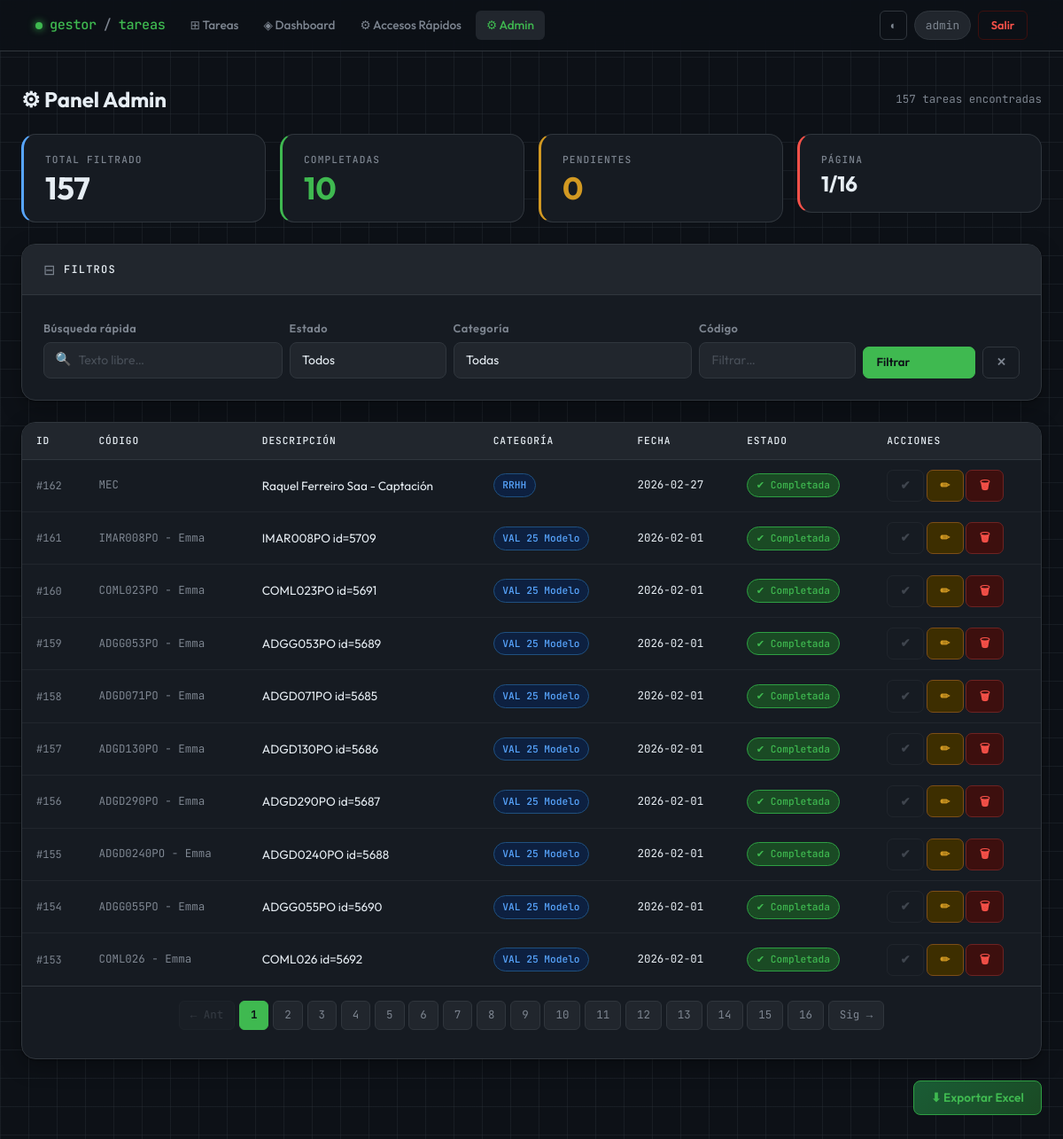
Page /admin (signed in) on the earlier database version.
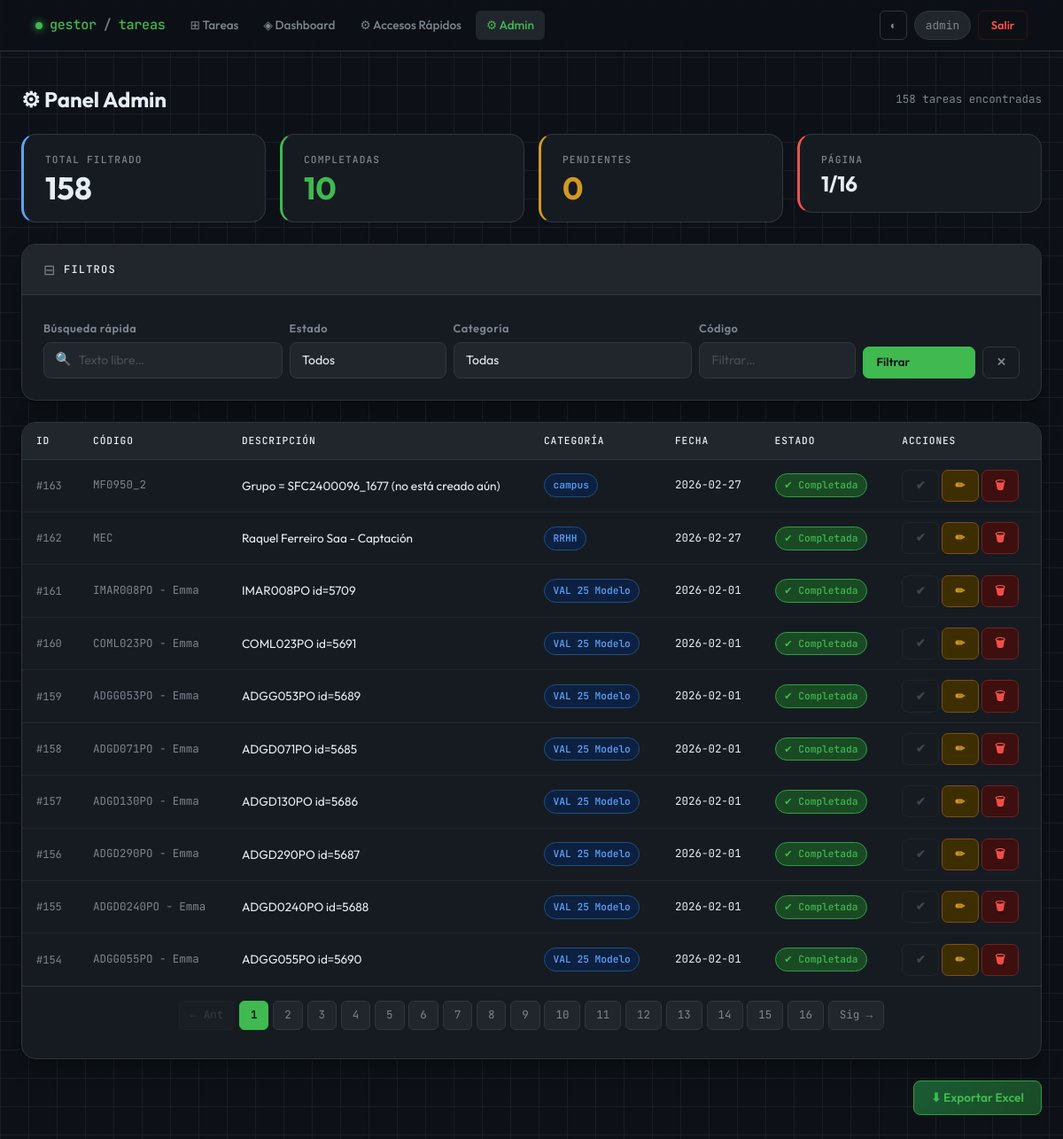
Same page on the later database version.
### tables this page shows
CREATE TABLE tareas (
            id INTEGER PRIMARY KEY AUTOINCREMENT,
            descripcion TEXT NOT NULL,
            categoria TEXT,
            fecha TEXT,
            completada INTEGER DEFAULT 0,
            codigo TEXT,
            usuario_id INTEGER,
            FOREIGN KEY (usuario_id) REFERENCES usuarios(id)
        );

### app_web.py (the view)
@app.route("/admin")
@login_required
def admin():
    if session.get("es_admin") != 1:
        return redirect("/")
    filtro_cat = request.args.get("categoria", "").strip()
    filtro_est = request.args.get("estado", "").strip()
    page = request.args.get("page", 1, type=int)
    if page < 1:
        page = 1
    per_page = 10
    filtros = []
    params = []
    if filtro_cat:
        filtros.append("LOWER(TRIM(categoria)) = LOWER(TRIM(?))")
        params.append(filtro_cat)
    if filtro_est == "Completada":
        filtros.append("completada = 1")
    elif filtro_est == "Pendiente":
        filtros.append("completada = 0")
    where_clause = ""
    if filtros:
        where_clause = "WHERE " + " AND ".join(filtros)
    with get_connection() as conn:
        conn.row_factory = sqlite3.Row
        cursor = conn.cursor()
        cursor.execute(
            f"SELECT COUNT(*) FROM tareas {where_clause}",
            params
        )
        total_filtrado = cursor.fetchone()[0]
        total_pages = max((total_filtrado + per_page - 1) // per_page, 1)
        if page > total_pages:
            page = total_pages
        offset = (page - 1) * per_page
        cursor.execute(
            f"""
            SELECT id, descripcion, categoria, fecha,
                   completada, codigo, usuario_id
            FROM tareas
            {where_clause}
            ORDER BY id DESC
            LIMIT ? OFFSET ?
            """,
            params + [per_page, offset]
        )
        tareas = cursor.fetchall()
        cursor.execute("""
            SELECT DISTINCT categoria
            FROM tareas
            WHERE categoria IS NOT NULL AND categoria != ''
            ORDER BY categoria
        """)
        categorias_lista = [row[0] for row in cursor.fetchall()]
    return render_template(
        "admin.html",
        tareas=tareas,
        page=page,
        total_pages=total_pages,
        total=total_filtrado,
        categorias=categorias_lista,
        filtro_cat=filtro_cat,
        filtro_est=filtro_est
    )

### app_web.py (called while the page is built)
def get_connection():
    conn = sqlite3.connect(DB_NAME)
    conn.row_factory = sqlite3.Row
    return conn

def login_required(f):
    @wraps(f)
    def decorated_function(*args, **kwargs):
        if "user_id" not in session:
            return redirect(url_for("login"))
        return f(*args, **kwargs)
    return decorated_function

### templates/admin.html (shortened to what this page needs)
{% extends "base.html" %}
{% block content %}
<div class="d-flex align-items-center justify-content-between mb-4 flex-wrap gap-2">
  <h4 style="font-weight:700; margin:0;">⚙ Panel Admin</h4>
  <span style="font-family:var(--mono); font-size:.78rem; color:var(--text-muted);">
    {{ total }} tarea{{ 's' if total != 1 else '' }} encontrada{{ 's' if total != 1 else '' }}
  </span>
</div>
<div class="row g-3 mb-4">
  <div class="col-6 col-md-3">
    <div class="stat-card blue">
      <div class="stat-label">Total filtrado</div>
      <div class="stat-value">{{ total }}</div>
    </div>
  </div>
  <div class="col-6 col-md-3">
    <div class="stat-card green">
      <div class="stat-label">Completadas</div>
      <div class="stat-value" style="color:var(--accent);">
        {{ tareas | selectattr(4, 'equalto', 1) | list | length if tareas else 0 }}
      </div>
    </div>
  </div>
  <div class="col-6 col-md-3">
    <div class="stat-card amber">
      <div class="stat-label">Pendientes</div>
      <div class="stat-value" style="color:var(--amber);">
        {{ tareas | selectattr(4, 'equalto', 0) | list | length if tareas else 0 }}
      </div>
    </div>
  </div>
  <div class="col-6 col-md-3">
    <div class="stat-card red">
      <div class="stat-label">Página</div>
      <div class="stat-value" style="font-size:1.5rem;">{{ page }}/{{ total_pages }}</div>
    </div>
  </div>
</div>
<div class="gcard mb-4">
  <div class="gcard-header">
    <span style="color:var(--text-muted)">⊟</span>
    <span class="gcard-title">Filtros</span>
  </div>
  <div class="gcard-body">
    <div class="row g-2 align-items-end">
      <div class="col-sm-6 col-md-3">
        <label class="form-label">Búsqueda rápida</label>
        <div class="search-wrap">
          <span class="search-icon">🔍</span>
          <input type="text" id="buscador" class="form-control" placeholder="Texto libre…">
        </div>
      </div>
      <div class="col-sm-6 col-md-2">
        <label class="form-label">Estado</label>
        <select id="sel-estado" class="form-select">
          <option value="">Todos</option>
        </select>
      </div>
      <div class="col-sm-6 col-md-3">
        <label class="form-label">Categoría</label>
        <select id="sel-cat" class="form-select">
          <option value="">Todas</option>
        </select>
      </div>
      <div class="col-sm-6 col-md-2">
        <label class="form-label">Código</label>
        <input type="text" id="fil-codigo" class="form-control" placeholder="Filtrar…">
      </div>
      <div class="col-md-2 d-flex gap-2">
        <button onclick="applyServerFilters()" class="btn btn-g-primary flex-fill">Filtrar</button>
        <a href="/admin" class="btn btn-g-ghost">✕</a>
      </div>
    </div>
  </div>
</div>
<div class="gcard">
  <div class="gcard-body p-0">
    <div class="table-responsive">
      <table class="gtable">
        <thead>
          <tr>
            <th>ID</th>
            <th>Código</th>
            <th>Descripción</th>
            <th>Categoría</th>
            <th>Fecha</th>
            <th>Estado</th>
            <th>Acciones</th>
          </tr>
        </thead>
        <tbody>
          {% for t in tareas %}
          <tr class="{{ 'row-done' if t[4]==1 else '' }}"
              data-search="{{ t[0] }} {{ (t[5] or '') }} {{ t[1] }} {{ (t[2] or '') }}"
              data-codigo="{{ (t[5] or '') | lower }}">
            <td data-label="ID" style="font-family:var(--mono); font-size:.75rem; color:var(--text-muted);">
              #{{ t[0] }}
            </td>
            <td data-label="Código" style="font-family:var(--mono); font-size:.78rem; color:var(--text-muted);">
              {{ t[5] if t[5] else '—' }}
            </td>
            <td data-label="Descripción">{{ t[1] }}</td>
            <td data-label="Categoría">
              <span class="badge-g badge-cat">{{ t[2] if t[2] else 'General' }}</span>
            </td>
            <td data-label="Fecha" style="font-family:var(--mono); font-size:.78rem; white-space:nowrap;">
              {{ t[3] if t[3] else '—' }}
            </td>
            <td data-label="Estado">
              {% if t[4]==1 %}
                <span class="badge-g badge-done">✔ Completada</span>
              {% else %}
                <span class="badge-g badge-pending">● Pendiente</span>
              {% endif %}
            </td>
            <td data-label="Acciones" style="white-space:nowrap;">
              {% if t[4]==0 %}
                <a href="/completar/{{ t[0] }}" class="btn btn-g-success btn-sm">✔</a>
              {% else %}
                <span class="btn btn-g-ghost btn-sm" style="cursor:default; opacity:.4;">✔</span>
              {% endif %}
              <a href="/editar/{{ t[0] }}" class="btn btn-g-warning btn-sm">✏</a>
              <a href="/eliminar/{{ t[0] }}" class="btn btn-g-danger btn-sm"
                 onclick="return confirm('¿Eliminar esta tarea?')">🗑</a>
            </td>
          </tr>
          {% endfor %}
        </tbody>
      </table>
    </div>
    {% if total_pages > 1 %}
    <div class="py-3 px-3 border-top" style="border-color:var(--border)!important;">
      <ul class="gpagination">
        <li class="{{ 'disabled' if page<=1 else '' }}">
          <a class="gpage-link" href="?page={{ page-1 }}&categoria={{ filtro_cat }}&estado={{ filtro_est }}">← Ant</a>
        </li>
        {% for p in range(1, total_pages+1) %}
        <li class="{{ 'active' if p==page else '' }}">
          <a class="gpage-link" href="?page={{ p }}&categoria={{ filtro_cat }}&estado={{ filtro_est }}">{{ p }}</a>
        </li>
        {% endfor %}
        <li class="{{ 'disabled' if page>=total_pages else '' }}">
          <a class="gpage-link" href="?page={{ page+1 }}&categoria={{ filtro_cat }}&estado={{ filtro_est }}">Sig →</a>
        </li>
      </ul>
    </div>
    {% endif %}
  </div>
</div>
{% endblock %}

### templates/base.html (shortened to what this page needs)
<!DOCTYPE html>
<html lang="es">
<head>
  <link href="https://cdn.jsdelivr.net/npm/bootstrap@5.3.2/dist/css/bootstrap.min.css" rel="stylesheet">
</head>
<body>
<nav class="navbar navbar-expand-lg">
  <div class="container-fluid px-3">
    <a class="navbar-brand" href="/">
      <span class="dot"></span>
      gestor<span style="color:var(--text-muted)">/</span>tareas
    </a>
    <div class="collapse navbar-collapse" id="navMain">
      {% set path = request.path %}
      <ul class="navbar-nav me-auto gap-1 mt-2 mt-lg-0">
        <li class="nav-item">
          <a class="nav-link{{ ' active' if path == '/' else '' }}" href="/">
            ⊞ Tareas
          </a>
        </li>
        <li class="nav-item">
          <a class="nav-link{{ ' active' if path == '/dashboard' else '' }}" href="/dashboard">
            ◈ Dashboard
          </a>
        </li>
        {% if session.get('es_admin') == 1 %}
        <li class="nav-item">
          <a class="nav-link{{ ' active' if path == '/accesos_rapidos' else '' }}" href="/accesos_rapidos">
            ⚙ Accesos Rápidos
          </a>
        </li>
        {% endif %}
        {% if session.get('es_admin') == 1 %}
        <li class="nav-item">
          <a class="nav-link{{ ' active' if path == '/admin' else '' }}" href="/admin">
            ⚙ Admin
          </a>
        </li>
        {% endif %}
      </ul>
      <div class="d-flex align-items-center gap-2 mt-2 mt-lg-0">
        <button onclick="toggleLight()" class="btn-dark-toggle" title="Cambiar tema">◐</button>
        <span class="navbar-user">{{ session.get('user', '') }}</span>
        <a href="/logout" class="btn-logout">Salir</a>
      </div>
    </div>
  </div>
</nav>
<div class="page-wrapper pb-0 pt-2" style="max-width:1300px; margin:0 auto; padding-inline:1.5rem;">
</div>
<div class="page-wrapper">
  {% block content %}{% endblock %}
  <div class="text-end mt-4">
    <a href="/exportar" class="btn btn-g-export">⬇ Exportar Excel</a>
  </div>
</div>
</body>
</html>

Differences in the rows shown:
no longer on this page (row unchanged): tareas: id "153", codigo "COML026 - Emma", descripcion "COML026 id=5692", categoria "VAL 25 Modelo", fecha "2026-02-01", completada "✔ Completada"
added tareas: id "163", codigo "MF0950_2", descripcion "Grupo = SFC2400096_1677 (no está creado aún)", categoria "campus", fecha "2026-02-27", completada "✔ Completada"
Other differences:
{{ total }}: "157" → "158"
